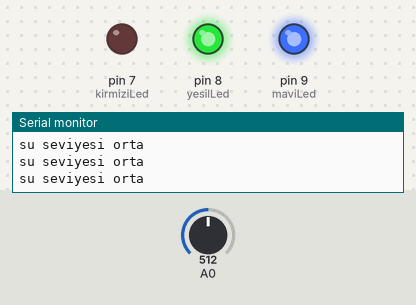
A sketch run on a simulated Arduino Uno, built with avr-gcc and run on an emulated ATmega328P. On the bench: output pins drawn as LEDs (lit = HIGH), the last lines printed to the serial monitor. Inputs (shaded band) come from the test bench; at power-on: A0 = 512.

Above: at 1.2 s.
1.3 s: A0 set to 393
4.3 s: A0 set to 365
At 5.5 s:
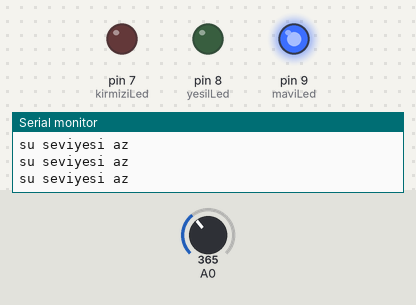
5.8 s: A0 set to 692
At 6.8 s:
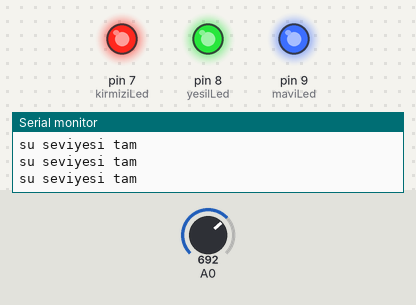
7.3 s: A0 set to 665
At 8.0 s:
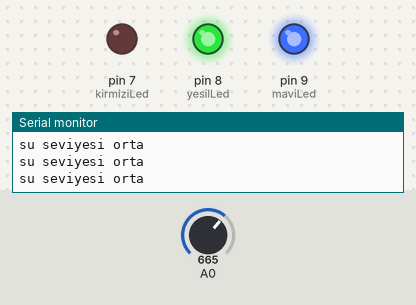
Timing chart, 0 to 9.8 s (numbered marks = the images above; inputs shaded):
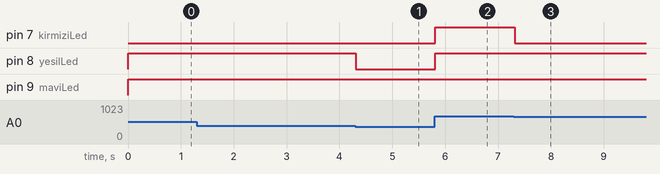

The sketch:

P20.ino
```cpp
//P20--ADC-Analog dijital konvertör-2
int analogDeger=0;//sensörden okunan gerilim değerini bu değişkene kaydedeceğiz
int kirmiziLed=7;
int yesilLed=8;
int maviLed=9;

void setup()
{
Serial.begin(9600); //Seri iletişim ayarları yapılıyor
pinMode(kirmiziLed,OUTPUT);
pinMode(yesilLed,OUTPUT);
pinMode(maviLed,OUTPUT);
}
void loop()
{
analogDeger=analogRead(0); //sensörden gelen veri okunuyor
//okunan değer 0 ile 381 arasında ise su seviyesi az

if(analogDeger>=0 && analogDeger<=381)
  {
    //MAVİ Led yansın.
    digitalWrite(yesilLed,LOW);
    digitalWrite(kirmiziLed,LOW);
    digitalWrite(maviLed,HIGH);
    Serial.println("su seviyesi az"); /*s.m. de göreceğimiz uyarı yazısını yazdırıyoruz*/
  }
//okunan değer 381 den büyük 682 den küçükse
  else if(analogDeger>381 && analogDeger<=682)
  {//su seviyesi orta ise YEŞİL Led yansın.
    digitalWrite(yesilLed,HIGH);
    digitalWrite(kirmiziLed,LOW);
    digitalWrite(maviLed,HIGH);
    Serial.println("su seviyesi orta");
  }
else if(analogDeger>682 && analogDeger<1023 ) //okunan değer 682'dan büyükse
  {//se seviyesi tam ise tümledler yansın Led yansın.
    digitalWrite(yesilLed,HIGH);
    digitalWrite(kirmiziLed,HIGH);
    digitalWrite(maviLed,HIGH);
    Serial.println("su seviyesi tam");
  }
}
```

Measured:
- the behaviour switches between 382 and 381 on A0 (found by bisection; images 0 and 1)
- the behaviour switches between 683 and 682 on A0 (found by bisection; images 2 and 3)
- after the input at 4.3 s, pin 8 (yesilLed): HIGH → LOW at once
- after the input at 5.8 s, pin 7 (kirmiziLed), pin 8 (yesilLed): LOW → HIGH at once
- after the input at 7.3 s, pin 7 (kirmiziLed): HIGH → LOW at once
